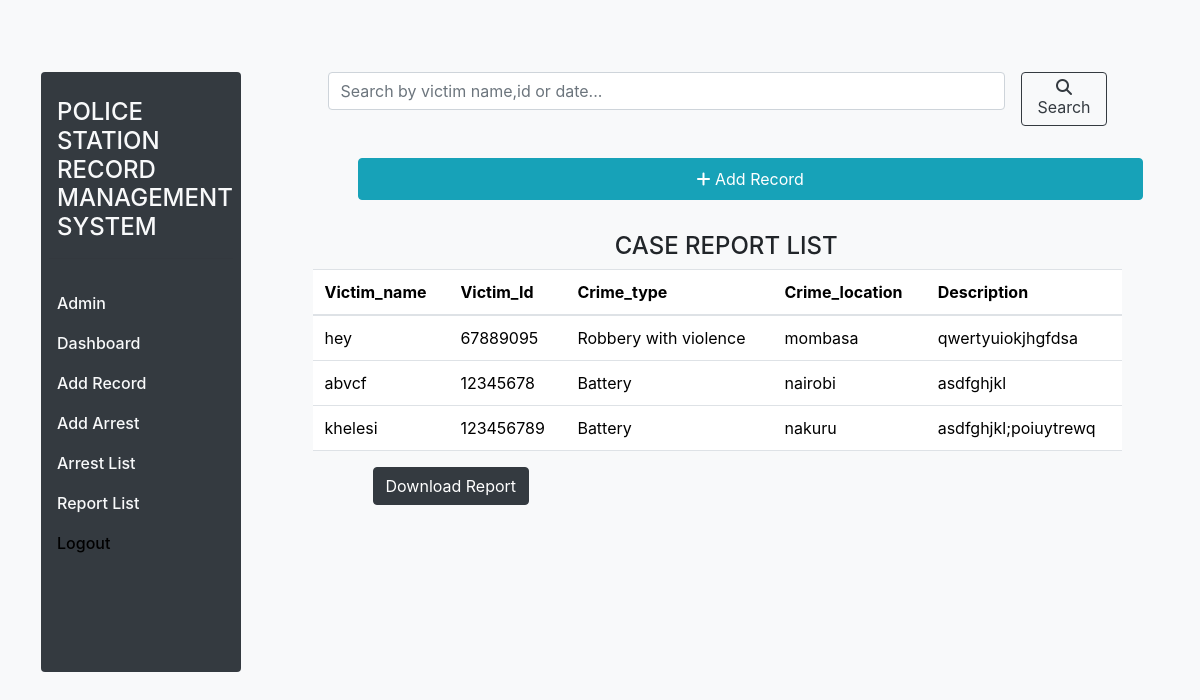
Page /report/list (signed in) on the earlier database version.
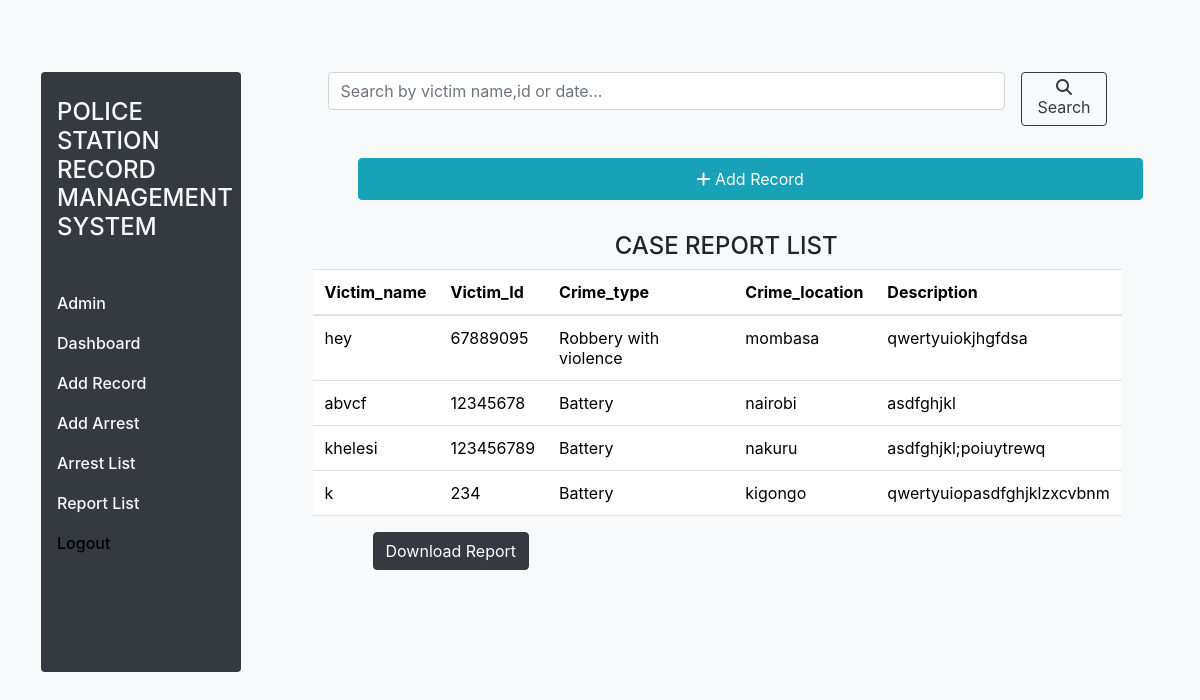
Same page on the later database version.
### records/models.py (models this page shows)
class Report (models.Model):
    report_id = models.UUIDField(default=uuid.uuid4, editable=False, unique=True)
    victim_name = models.CharField(max_length=100)
    victim_id = models.IntegerField(max_length=8)
    crime_type = models.ForeignKey(Crime,on_delete=models.CASCADE)
    crime_location = models.CharField(max_length=100)
    date = models.DateTimeField(auto_now_add=True)
    description = models.TextField(max_length=100)

class Crime(models.Model):
    name = models.CharField(max_length=100)
    def __str__(self) :
        return self.name

### records/views.py (the view)
# urls.py: path('report/list', views.report_list, name='report_list'),
@login_required(login_url='login')
def report_list(request):
    q = request.GET.get('q') if request.GET.get('q') != None else ''
    report_list = Report.objects.filter(
        Q(victim_id__icontains=q) |
        Q(victim_name__icontains=q) |
        Q(date__icontains=q)
    )
    context = {
        'report_list': report_list,
    }
    return render(request, 'records/report_list.html', context)

### records/templates/records/report_list.html (shortened to what this page needs)
{% extends 'records/base.html' %} {% load crispy_forms_tags%}
    {% block content %}
    <div class="row">
        <div class="col-md-3 ">
            {% include 'records/sidebar.html'%}
        </div>
        <div class="col-md-8 mt-5">
                <form class="d-flex" method="GET">
                    <input class="form-control me-2" type="text" name="q" placeholder="Search by victim name,id or date..." aria-label="Search">
                    <button class="btn btn-outline-dark search ml-2" type="submit"><i class="fa-solid fa-magnifying-glass"></i>Search </button>
                </form>
            <div class="row">
                <div class="row">
                    <a href="{% url 'add_report'%}" class="btn btn-info m-3 ml-5 p-2"><i class="fa fa-plus"></i> Add Record</a>
                    <h4 class="text-center ml-4 mt-3">CASE REPORT LIST</h4>
                </div>
                <table class="table  p-2 jumbortron">
                    <thead>
                        <tr>
                            <th scope="col">Victim_name</th>
                            <th scope="col">Victim_Id</th>
                            <th scope="col">Crime_type</th>
                            <th scope="col">Crime_location</th>
                            <th scope="col">Description</th>
                        </tr>
                    </thead>
                    <tbody>
                        {% for report_list in report_list %}
                        <tr>
                            <td scope="row">{{report_list.victim_name}}</td>
                            <td scope="row">{{report_list.victim_id}}</td>
                            <td scope="row">{{report_list.crime_type}}</td>
                            <td scope="row">{{report_list.crime_location}}</td>
                            <td scope="row">{{report_list.description}}</td>
                        </tr>
                     {% empty %}
                     <div class="alert alert-info text-dark m-l ml-4 ">
                         <p class="text-center">Sorry No record available!!</p>
                     </div>
                        {% endfor%}
                    </tbody>
                    </table>
                    <div class="download ml-5">
                        <a href="{% url 'reports-download' %}" class="btn btn-dark">Download Report</a>
                    </div>
              </div>
        </div>
    </div>
    {% endblock content %}

Differences in the rows shown:
added Report: victim_name "k", victim_id "234", crime_type "Battery", crime_location "kigongo", description "qwertyuiopasdfghjklzxcvbnm"
